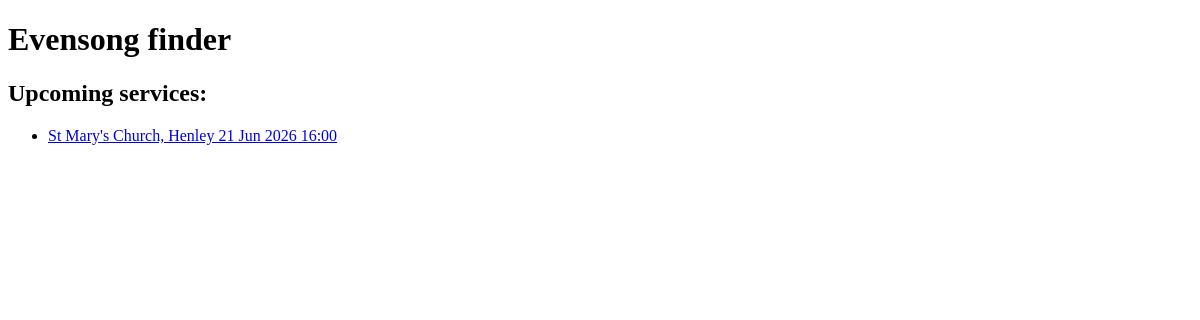
/services/, run on an earlier commit of the app's database.
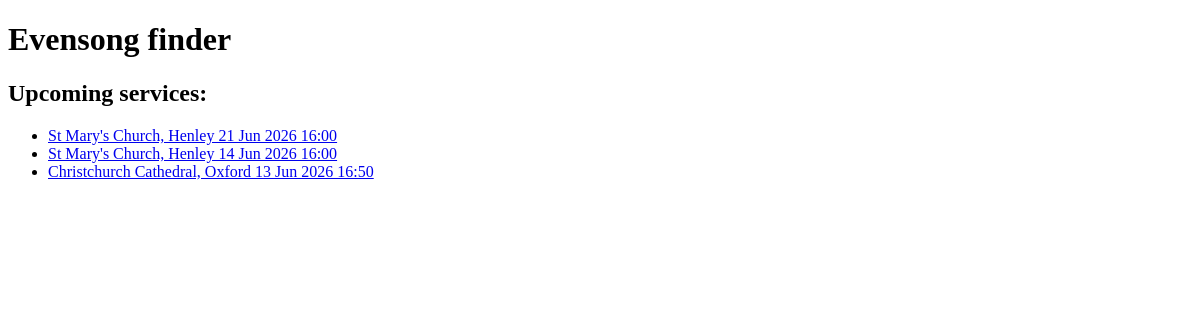
And on a later commit of the database.
### services/models.py (models this page shows, shortened)
class Service(models.Model):
    venue = models.ForeignKey(Venue, on_delete=models.CASCADE)
    startDateTime = models.DateTimeField()
    conductor = models.ForeignKey(Musician, on_delete=models.CASCADE, blank=True, null=True)
    choir = models.ForeignKey(Choir, on_delete=models.CASCADE, related_name="serviceChoir", blank=True, null=True)
    musicList = models.OneToOneField(MusicList, on_delete=models.CASCADE)
    def __str__(self):
        return self.venue.name + " " + self.startDateTime.strftime('%d %h %Y %H:%M')

class Venue(models.Model):
    name = models.CharField(max_length=50)
    townCity = models.CharField(max_length=50)
    mapUrl = models.OneToOneField(ExternalUrl, on_delete=models.CASCADE, related_name="venueMap", blank=True, null=True)
    wikiUrl = models.OneToOneField(ExternalUrl, on_delete=models.CASCADE, related_name="venueWikiUrl", blank=True, null=True)
    websiteUrl = models.OneToOneField(ExternalUrl, on_delete=models.CASCADE, related_name="venueWebsite", blank=True, null=True)

### services/views.py (the view)
# urls.py: path("", views.index, name="index"),
def index(request):
    latest_services = Service.objects.all().order_by("-startDateTime")[:5]
    template = loader.get_template("services/pages/index.html")
    context = {"services": latest_services, "heading": "Upcoming services:"}
    return HttpResponse(template.render(context, request))

### services/templates/services/pages/index.html
{% extends "services/base.html" %}
{% block content %}
    {% if heading %}
        <h2>{{ heading }}</h2>
    {% endif %}
    {% include "services/components/serviceList.html" with services=services %}
{% endblock %}

### services/templates/services/components/serviceList.html
{% if services %}
<ul>
    {% for service in services %}
    <li><a href="/services/{{ service.id }}/">{{ service }}</a></li>
    {% endfor %}
</ul>
{% else %}
<p>No matching services found.</p>
{% endif %}

What changed in the data, as far as the page shows it:
added Service: venue+startDateTime "St Mary's Church, Henley 14 Jun 2026 16:00"
added Service: venue+startDateTime "Christchurch Cathedral, Oxford 13 Jun 2026 16:50"
